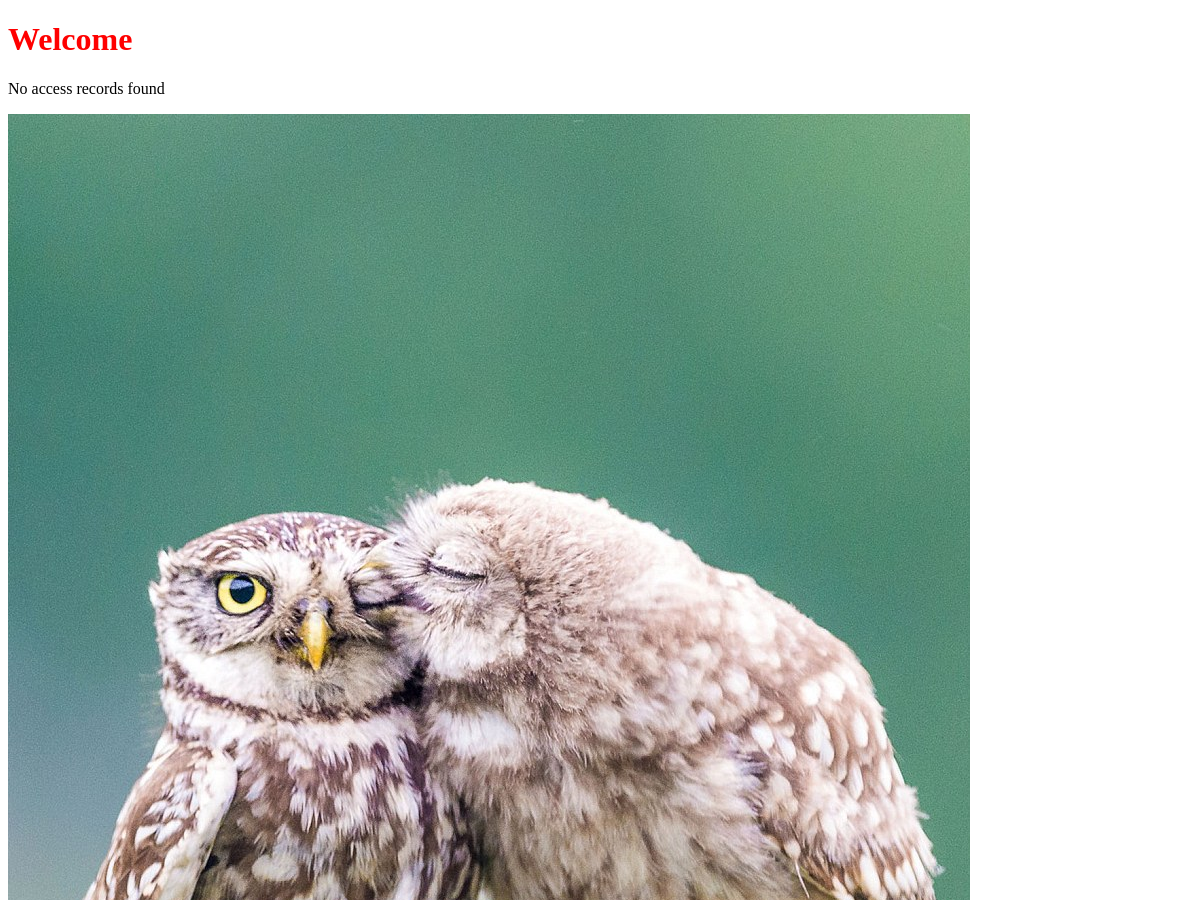
Before: / (upper part) with the older database file.
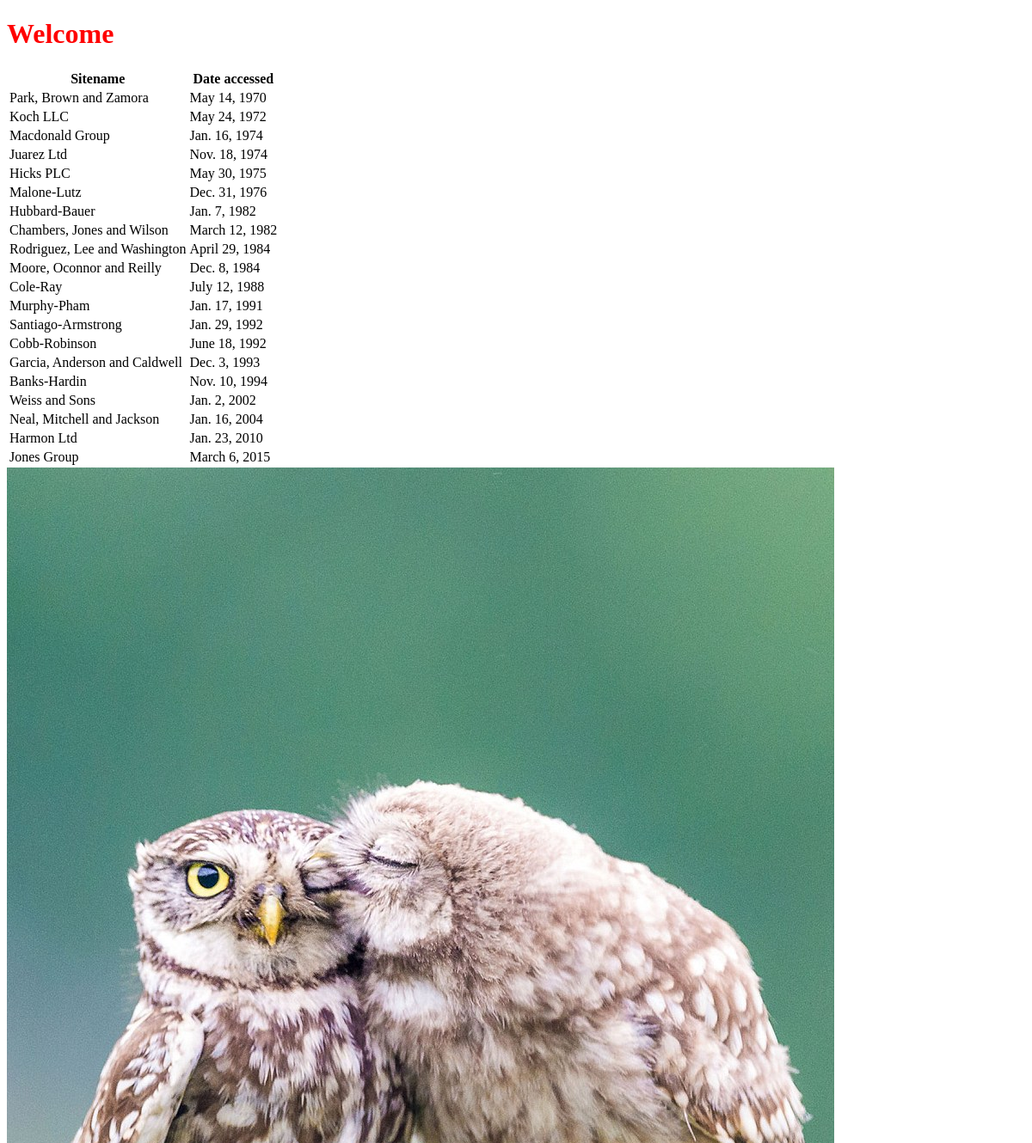
After: the same page with the newer database file.
### first_app/models.py (models this page shows, shortened)
class AccessRecord(models.Model):
    name = models.ForeignKey(Webpage, on_delete=models.CASCADE)
    date = models.DateField()

class Webpage(models.Model):
    topic = models.ForeignKey(Topic, on_delete=models.CASCADE)
    name = models.CharField(max_length=264,unique=True)
    url = models.URLField(unique=True)
    def __str__(self):
        return self.name

### first_app/views.py (the view)
# urls.py: path('', views.index, name='index'),
def index(request):
    webpages_list = AccessRecord.objects.order_by('date')
    date_dict = {'access_records': webpages_list}
    return render(request, 'first_app/index.html', context=date_dict)

### templates/first_app/index.html (shortened to what this page needs)
<!DOCTYPE html>
{% load staticfiles %}
<html>
    <head>
        <link rel="stylesheet" href="{% static "css/my_style.css" %}">
    </head>
    <body>
        <h1>Welcome</h1>
        <div class="djangtwo">
            {% if access_records %}
            <table>
                <thead>
                    <th>Sitename</th>
                    <th>Date accessed</th>
                </thead>
                {% for acc in access_records %}
                <tr>
                    <td>{{ acc.name }}</td>
                    <td>{{ acc.date }}</td>
                </tr>
                {% endfor %}
            </table>
            {% else %}
            <p>No access records found</p>
            {% endif %}
        </div>
        <img src="{% static "images/owl.jpg" alt="Uh oh!" %}"/>
    </body>
</html>

### static/css/my_style.css (style rules this page uses)
h1 { color: red; }

Changed rows visible on the page:
added AccessRecord: name "Park, Brown and Zamora", date "May 14, 1970"
added AccessRecord: name "Koch LLC", date "May 24, 1972"
added AccessRecord: name "Macdonald Group", date "Jan. 16, 1974"
added AccessRecord: name "Juarez Ltd", date "Nov. 18, 1974"
added AccessRecord: name "Hicks PLC", date "May 30, 1975"
added AccessRecord: name "Malone-Lutz", date "Dec. 31, 1976"
added AccessRecord: name "Hubbard-Bauer", date "Jan. 7, 1982"
added AccessRecord: name "Chambers, Jones and Wilson", date "March 12, 1982"
added AccessRecord: name "Rodriguez, Lee and Washington", date "April 29, 1984"
added AccessRecord: name "Moore, Oconnor and Reilly", date "Dec. 8, 1984"
added AccessRecord: name "Cole-Ray", date "July 12, 1988"
added AccessRecord: name "Murphy-Pham", date "Jan. 17, 1991"
added AccessRecord: name "Santiago-Armstrong", date "Jan. 29, 1992"
added AccessRecord: name "Cobb-Robinson", date "June 18, 1992"
added AccessRecord: name "Garcia, Anderson and Caldwell", date "Dec. 3, 1993"
added AccessRecord: name "Banks-Hardin", date "Nov. 10, 1994"
added AccessRecord: name "Weiss and Sons", date "Jan. 2, 2002"
added AccessRecord: name "Neal, Mitchell and Jackson", date "Jan. 16, 2004"
added AccessRecord: name "Harmon Ltd", date "Jan. 23, 2010"
added AccessRecord: name "Jones Group", date "March 6, 2015"
Other visible differences:
text no longer shown: "No access records found"
text now shown: "Sitename Date accessed"
